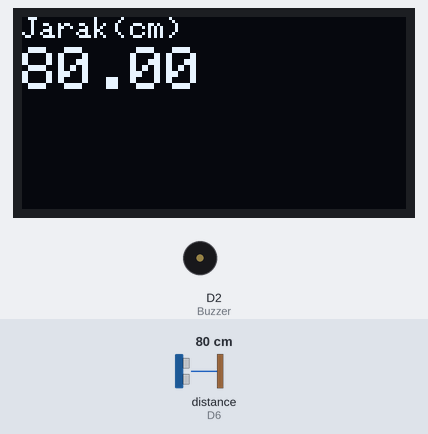
Simulated run of this program. Board: ESP8266 (Wemos D1 mini). Shown: 128×64 one-colour display, buzzer (waves = sounding, pin HIGH). The test bench sets the inputs (shaded band); at power-on: distance to the obstacle (sensor on D6) 80 cm. The echo pulse lasts 58.3 µs per cm; what the program prints to the serial monitor is not drawn.

Above: at 1.2 s.
1.3 s: distance to the obstacle (sensor on D6) set to 16 cm
At 2.2 s:
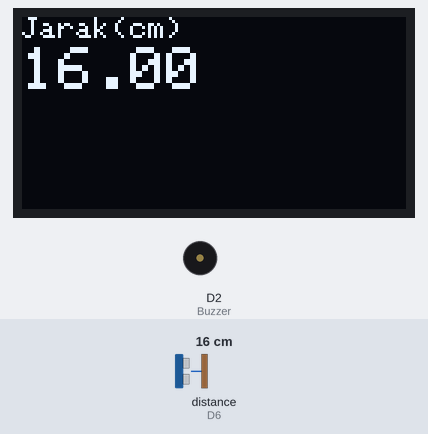
2.8 s: distance to the obstacle (sensor on D6) set to 13 cm
At 4.2 s:
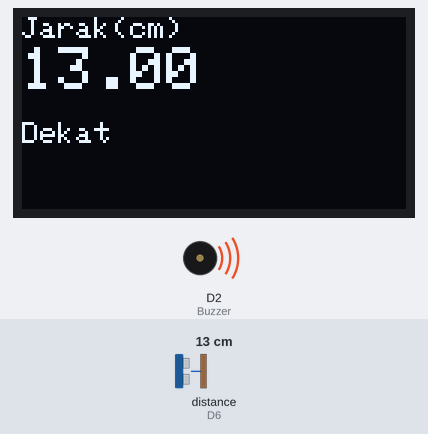
5.8 s: distance to the obstacle (sensor on D6) set to 11 cm
At 7.9 s:
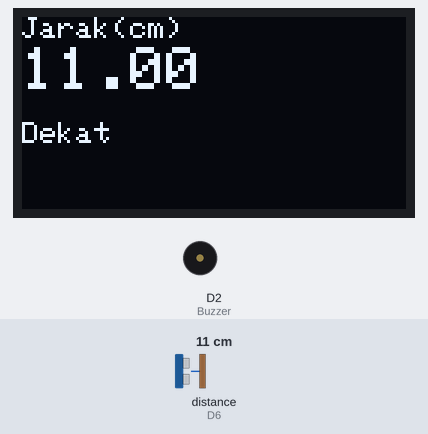
8.4 s: distance to the obstacle (sensor on D6) set to 8 cm
At 9.98 s:
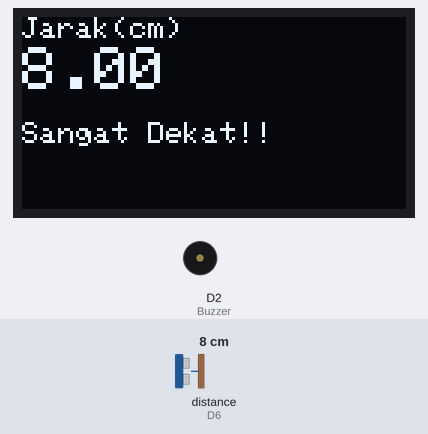
11.4 s: distance to the obstacle (sensor on D6) set to 6 cm
At 12.39 s:
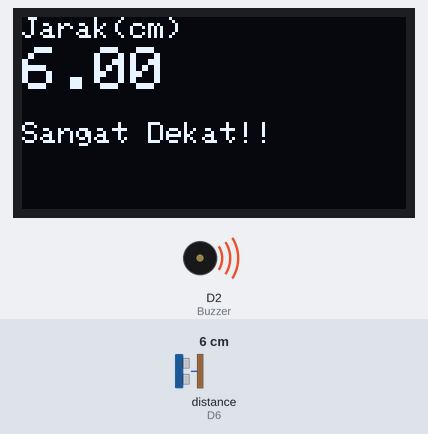
13.7 s: distance to the obstacle (sensor on D6) set to 3 cm
At 14.64 s:
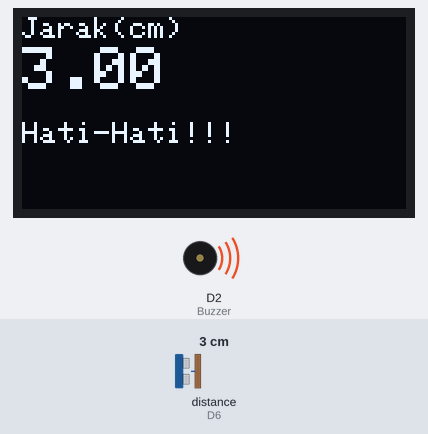
Timing chart, 0 to 17.3 s (numbered marks = the images above; inputs shaded):
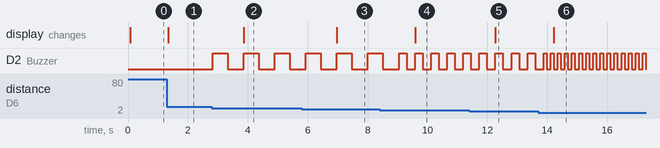

Measured:
- the behaviour switches between 15 and 14 cm on distance to the obstacle (sensor on D6) (found by bisection; images 1 and 2)
- the behaviour switches between 10 and 9 cm on distance to the obstacle (sensor on D6) (found by bisection; images 3 and 4)
- the behaviour switches between 5 and 4 cm on distance to the obstacle (sensor on D6) (found by bisection; images 5 and 6)
- after the input at 1.3 s, the display: changes at once (image 1)
- after the input at 2.8 s, D2 (Buzzer): alternates HIGH for 0.50 s and LOW for 0.54 s, starting at once; the display: changes after 1.1 s (image 2)
- after the input at 5.8 s, the display: changes after 1.2 s (image 3)
- after the input at 8.4 s, the display: changes after 1.2 s (image 4)
- after the input at 11.4 s, the display: changes after 0.87 s (image 5)
- after the input at 13.7 s, D2 (Buzzer): alternates HIGH for 0.10 s and LOW for 0.14 s, starting after 0.28 s; the display: changes after 0.52 s (image 6)

The program:

main.cpp
```cpp
#include <Arduino.h>
#include <SPI.h>              // pemanggil library SPI
#include <Wire.h>             // pemanggil library komunikasi serial
#include <Adafruit_GFX.h>     //pemanggilan library GFX
#include <Adafruit_SSD1306.h> //pemanggilan library OLED SSD1306
#include <HCSR04.h>           //Memasukkan library HCSR04
int Buzzer = D2;              // Membuat variabel Buzzer berisi 3
float jarak;                  // Membuat variabel jarak
UltraSonicDistanceSensor hc(D5, D6);            // Mendefinisikan pin D5 sebagai Trig dan D6 sebagai Echo

#define SCREEN_WIDTH 128 // lebar OLED dalam pixel
#define SCREEN_HEIGHT 64 // tinggi OLED dalam pixel
#define SCREEN_ADDRESS 0x3C // alamat untuk I2C OLED
#define OLED_RESET 0 // GPIO0

Adafruit_SSD1306 display(SCREEN_WIDTH, SCREEN_HEIGHT, &Wire, OLED_RESET); // OLED menggunakan kolom 128 pixel dan baris 64 pixel


void setup()
{
  pinMode(Buzzer, OUTPUT);
  Serial.begin(9600);                      // menentukan baudrate di 9600
  Serial.println("OLED FeatherWing test"); // menampilkan teks ke serial monitor

  display.begin(SSD1306_SWITCHCAPVCC, SCREEN_ADDRESS);

  // ujicoba display teks OLED
  display.setTextSize(2);              // ukuran teks
  display.setTextColor(SSD1306_WHITE); // warna OLED (putih)
  display.clearDisplay();              // membersihkan display oled
}

void loop()
{
  jarak = hc.measureDistanceCm();
  if (jarak < 5)
  { // jika jarak < 5 cm maka

    digitalWrite(Buzzer, HIGH); // buzzer menyala selama
    delay(100);                 // 100 ms
    digitalWrite(Buzzer, LOW);  // buzzer mati selama
    delay(100);                 // 100ms
    display.setTextSize(1);     // menentukan ukuran teks
    display.setCursor(0, 35);
    display.print("Hati-Hati!!!");
  }

  else if (jarak < 10)
  {                             // jika jarak < 10 cm maka
    digitalWrite(Buzzer, HIGH); // buzzer menyala selama
    delay(250);                 // 250 ms
    digitalWrite(Buzzer, LOW);  // buzzer mati selama
    delay(250);                 // 250 ms
    display.setTextSize(1);     // menentukan ukuran teks
    display.setCursor(0, 35);
    display.print("Sangat Dekat!!");
  }

  else if (jarak < 15)
  {                             // jika jarak < 15 cm maka
    digitalWrite(Buzzer, HIGH); // buzzer menyala selama
    delay(500);                 // 500 ms
    digitalWrite(Buzzer, LOW);  // buzzer mati selama
    delay(500);                 // 500 ms
    display.setTextSize(1);     // menentukan ukuran teks
    display.setCursor(0, 35);
    display.print("Dekat");
  }
  Serial.print("Jarak(cm) : ");
  Serial.println(jarak);
  display.setTextSize(1);      // menentukan ukuran teks
  display.setCursor(0, 0);     // mengatur posisi teks
  display.print("Jarak(cm) "); // menampilkan teks ke OLED
  display.setTextSize(2);      // menentukan ukuran teks
  display.setCursor(0, 10);    // mengatur posisi teks
  display.print(jarak);        // menampilkan pembacaan kelembaban

  delay(10);              // jeda untuk menyalakan OLED
  display.display();      // menampilkan isi OLED
  display.clearDisplay(); // membersihkan tampilan
}
```
